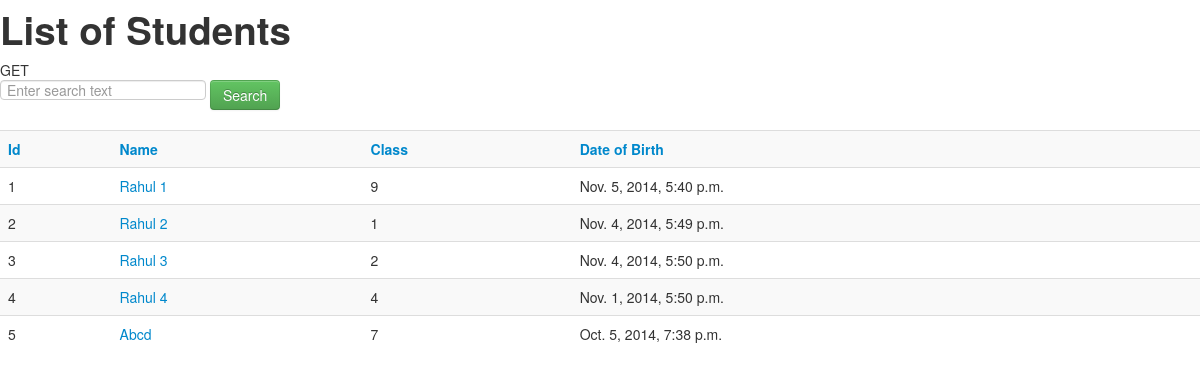
The page /students/ on the database its author committed.
### students/models.py (models this page shows, shortened)
class Student(models.Model):
	name = models.CharField(max_length=200)
	student_class = models.IntegerField("Class")
	date_of_birth = models.DateTimeField()

### students/views.py (the view, shortened to what this page needs)
def index(request):
	if (request.method == "POST"):
		student_list = Student.objects.filter(name__startswith=request.POST['search'])
		context = {'student_list': student_list, 'search': request.POST['search']}
		return render(request, 'students/index.html', context)
	order = 1
	student_list = Student.objects.all().order_by('id')
	context = {'student_list': student_list, 'order': order}
	return render(request, 'students/index.html', context)

### students/templates/students/index.html (shortened to what this page needs)
{% load staticfiles %}
<link rel="stylesheet" type="text/css" href="{% static 'students/bootstrap.min.css' %}" />
{% if student_list %}
	<h1>List of Students</h1>
	{{request.method}}
	<form action="{% url 'students:index' %}" method="post">
		<input type="text" name="search" id="search" value = "{% if search %}{{search}}{% endif %}"placeholder="Enter search text">
		<input class = 'btn btn-success' type="submit" value="Search" />
	</form>
	<table class = 'table table-striped'>
		<tr>
			<th><a href="{% url 'students:index' %}?sort=id&order={{ order }}">Id</a></th>
			<th><a href="{% url 'students:index' %}?sort=name&order={{ order }}">Name</a></th>
			<th><a href="{% url 'students:index' %}?sort=class&order={{ order }}">Class</a></th>
			<th><a href="{% url 'students:index' %}?sort=dob&order={{ order }}">Date of Birth</a></th>
		</tr>
		{% for student in student_list %}
		<tr>
			<td>{{ student.id }}</td>
			<td><a href="{% url 'students:detail' student.id %}">{{ student.name }}</a></td>
			<td>{{ student.student_class }}</td>
			<td>{{ student.date_of_birth }}</td>
		</tr>
	{% endfor %}
	</table>
{% else %}
	<p>No polls are available.</p>
{% endif %}

### students/templates/students/index.html (style rules this page uses)
table { font-size: 14px; }

### rows shown on the page
Student: id "1", name "Rahul 1", student_class "9", date_of_birth "Nov. 5, 2014, 5:40 p.m."
Student: id "2", name "Rahul 2", student_class "1", date_of_birth "Nov. 4, 2014, 5:49 p.m."
Student: id "3", name "Rahul 3", student_class "2", date_of_birth "Nov. 4, 2014, 5:50 p.m."
Student: id "4", name "Rahul 4", student_class "4", date_of_birth "Nov. 1, 2014, 5:50 p.m."
Student: id "5", name "Abcd", student_class "7", date_of_birth "Oct. 5, 2014, 7:38 p.m."

### other values the page prints
{{ request.method }} "GET"
